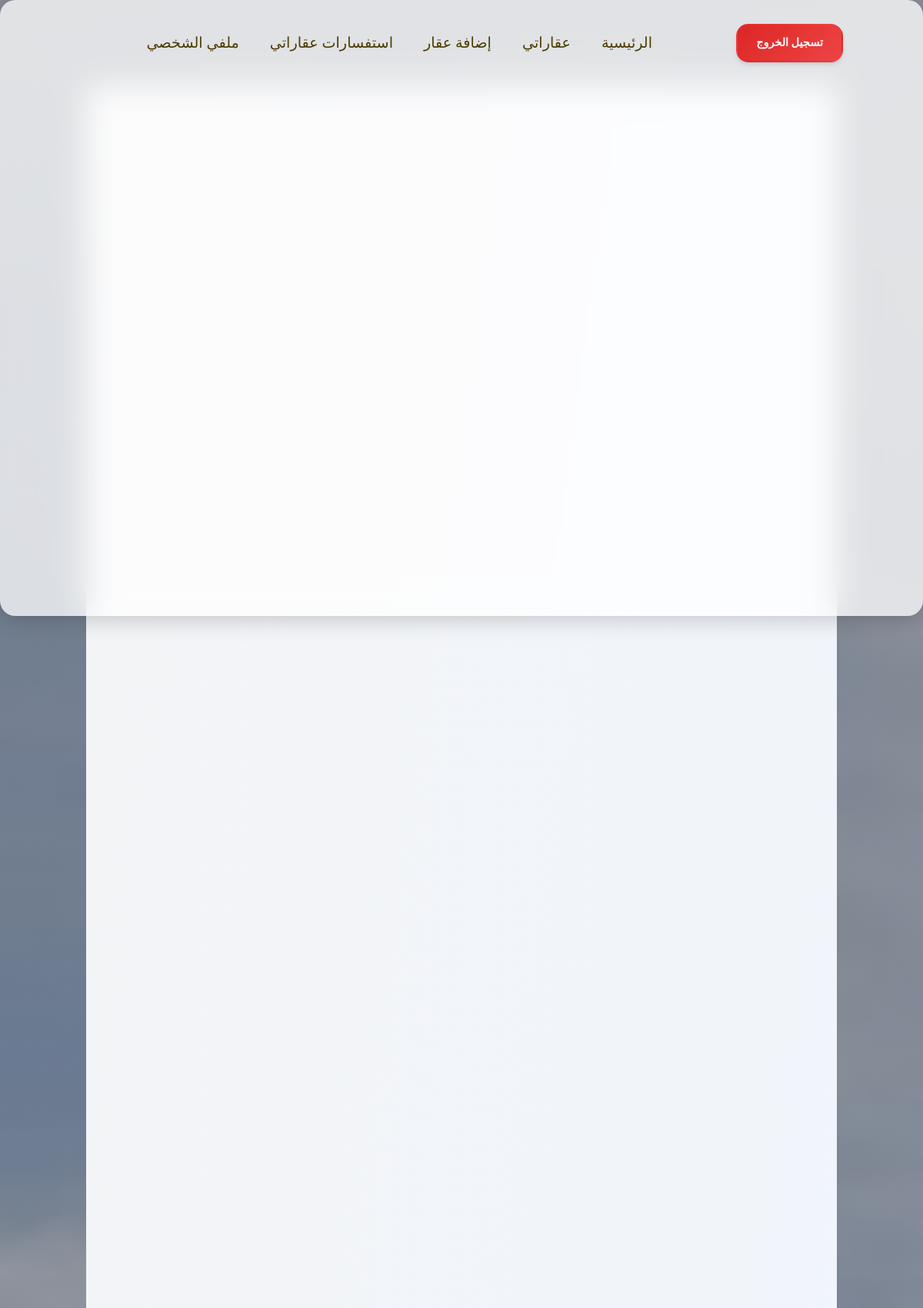
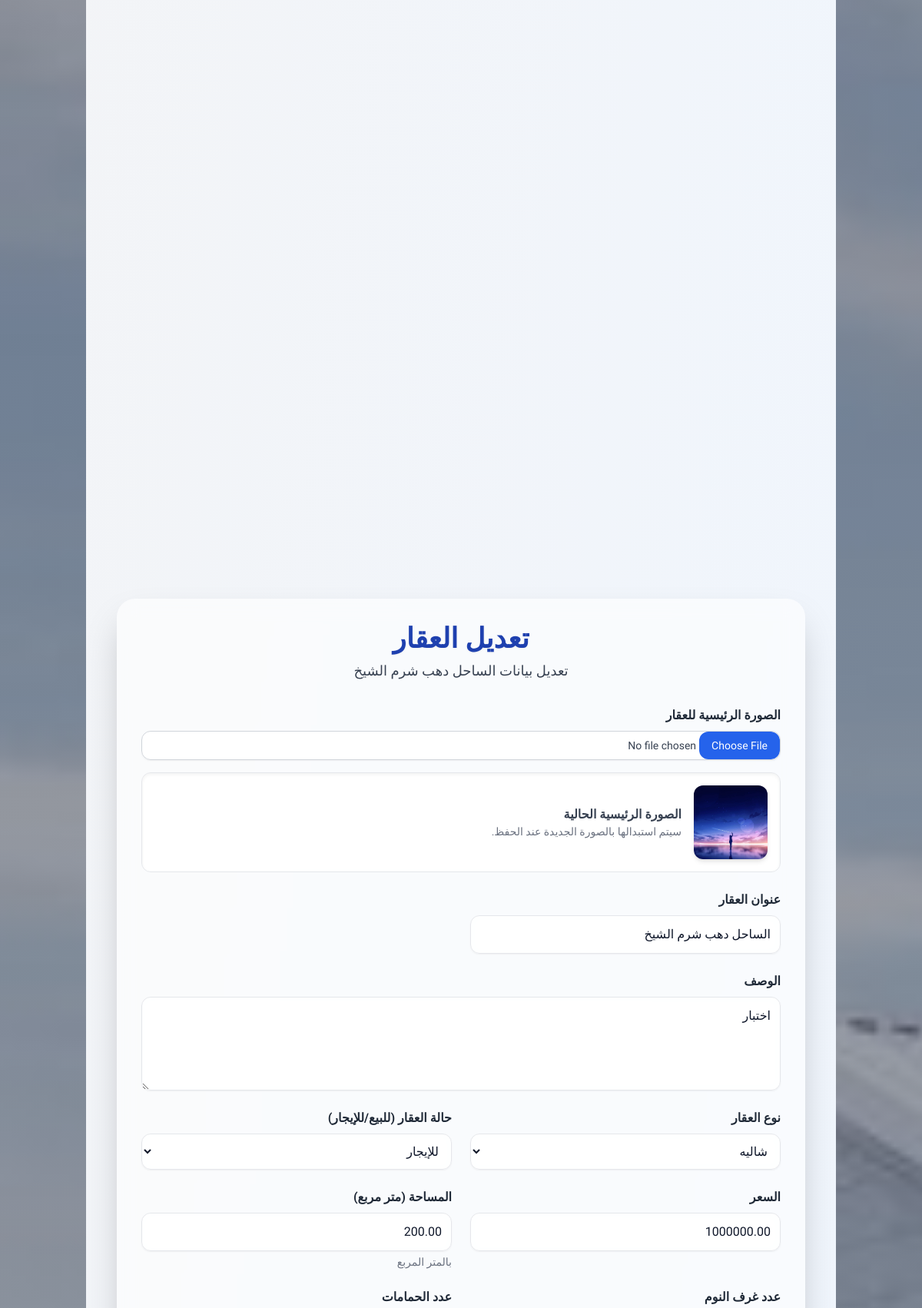
The app's page /update/chalet-for-rent--1000000-chalet-200m/ (signed in, upper part) with its own data (2 pictures, top to bottom).
### properties/models.py (models this page shows, shortened)
class Property(models.Model):
    PROPERTY_TYPES = (
        ('apartment', 'شقة'),
        ('villa', 'فيلا'),
        ('land', 'أرض'),
        ('commercial', 'محل/مكتب'),
        ('chalet', 'شاليه'),
        ('other', 'أخرى'),
    )
    PROPERTY_STATUS = (
        ('for_sale', 'للبيع'),
        ('for_rent', 'للإيجار'),
    )
    owner = models.ForeignKey(User, on_delete=models.CASCADE, related_name='properties_owned', verbose_name='المالك')
    title = models.CharField(max_length=200, verbose_name='عنوان العقار')
    description = models.TextField(verbose_name='الوصف')
    property_type = models.CharField(max_length=50, choices=PROPERTY_TYPES, verbose_name='نوع العقار')
    status = models.CharField(max_length=50, choices=PROPERTY_STATUS, verbose_name='الحالة')
    price = models.DecimalField(max_digits=12, decimal_places=2, verbose_name='السعر')
    area = models.DecimalField(max_digits=10, decimal_places=2, help_text='بالمتر المربع', verbose_name='المساحة')
    bedrooms = models.IntegerField(default=0, verbose_name='عدد غرف النوم')
    bathrooms = models.IntegerField(default=0, verbose_name='عدد الحمامات')
    location_address = models.CharField(max_length=255, verbose_name='العنوان بالتفصيل')
    city = models.CharField(max_length=100, verbose_name='المدينة')
    district = models.CharField(max_length=100, blank=True, null=True, verbose_name='الحي/المنطقة')
    latitude = models.DecimalField(max_digits=22, decimal_places=16, blank=True, null=True, verbose_name='خط العرض')
    longitude = models.DecimalField(max_digits=22, decimal_places=16, blank=True, null=True, verbose_name='خط الطول')
    published_date = models.DateTimeField(default=timezone.now, verbose_name='تاريخ النشر')
    updated_date = models.DateTimeField(auto_now=True, verbose_name='تاريخ التحديث')
    is_published = models.BooleanField(default=True, verbose_name='منشور')
    features = models.ManyToManyField('Feature', blank=True, related_name='properties', verbose_name='المميزات')
    slug = models.SlugField(unique=True, max_length=255, blank=True, verbose_name='الرابط المخصص')
    viewed_by = models.ManyToManyField(User, related_name='viewed_properties', blank=True, verbose_name='شاهده المستخدمون')
    class Meta:
        verbose_name = 'عقار'
        verbose_name_plural = 'عقارات'
        ordering = ['-published_date'] # ترتيب العقارات تنازلياً حسب تاريخ النشر

class PropertyImage(models.Model):
    property = models.ForeignKey(Property, on_delete=models.CASCADE, related_name='images', verbose_name='العقار')
    image = models.ImageField(upload_to='properties/%Y/%m/%d/', verbose_name='صورة') # هيتم رفع الصور في media/properties/السنة/الشهر/اليوم/
    is_main = models.BooleanField(default=False, verbose_name='الصورة الرئيسية') # لو في صورة رئيسية للعرض
    class Meta:
        verbose_name = 'صورة عقار'
        verbose_name_plural = 'صور عقارات'

### properties/views.py (the view, shortened to what this page needs)
# urls.py: path('update/<slug:slug>/', PropertyUpdateView.as_view(), name='update_property'),
class PropertyUpdateView(LoginRequiredMixin, UserPassesTestMixin, UpdateView):
    model = Property
    form_class = PropertyForm
    template_name = 'properties/property_form.html'
    success_url = reverse_lazy('properties:my_properties')
    def get_object(self, queryset=None):
        if 'slug' in self.kwargs:
            return get_object_or_404(Property, slug=self.kwargs['slug'])
        elif 'pk' in self.kwargs:
            return get_object_or_404(Property, pk=self.kwargs['pk'])
        else:
            return super().get_object(queryset)
    def test_func(self):
        property_obj = self.get_object()
        return self.request.user == property_obj.owner
    def get_context_data(self, **kwargs):
        context = super().get_context_data(**kwargs)
        context['main_image'] = self.object.images.filter(is_main=True).first()
        context['extra_images'] = self.object.images.filter(is_main=False)
        return context

### properties/models.py (called while the page is built)
    def __str__(self):
        return self.name

### properties/templates/properties/property_form.html (shortened to what this page needs)
{% extends 'base.html' %}
{% load static %}
{% block content %}
<div class="min-h-screen p-4 md:p-8 bg-gradient-to-br from-gray-100 to-blue-50 flex items-center justify-center">
    <div class="max-w-4xl mx-auto w-full p-8 bg-white/60 backdrop-blur-md rounded-3xl shadow-2xl my-8">
        <h1 class="text-4xl font-extrabold text-center text-blue-800 mb-2 drop-shadow-sm">
            {% if form.instance.pk %}تعديل العقار{% else %}أضف عقار جديد{% endif %}
        </h1>
        <p class="text-center text-gray-700 mb-8 text-lg">
            {% if form.instance.pk %}تعديل بيانات {{ form.instance.title }}{% else %}املأ البيانات التالية لإضافة عقار جديد لقائمتك.{% endif %}
        </p>
        <form method="post" enctype="multipart/form-data" novalidate>
            <div class="grid grid-cols-1 md:grid-cols-2 gap-6">
                <div class="md:col-span-2">
                    <label for="id_main_image" class="block text-gray-800 font-bold mb-2">الصورة الرئيسية للعقار</label>
                    <input type="file" name="{{ form.main_image.name }}" id="id_main_image" class="file:rounded-xl file:py-2 file:px-4 file:border-0 file:bg-blue-600 file:text-white hover:file:bg-blue-700 file:transition-colors file:duration-300 block w-full text-sm text-gray-700 bg-white/70 backdrop-blur-sm rounded-xl border border-gray-300 cursor-pointer shadow-sm focus:outline-none focus:ring-2 focus:ring-blue-500" accept="image/*">
                    {% if form.instance.pk and main_image %}
                        <div class="mt-4 flex items-center gap-4 p-4 bg-white/70 backdrop-blur-sm rounded-xl shadow-inner border border-gray-200">
                            <img src="{{ main_image.image.url }}" alt="الصورة الرئيسية الحالية" class="w-24 h-24 object-cover rounded-xl shadow-md">
                            <div>
                                <p class="text-md font-semibold text-gray-700">الصورة الرئيسية الحالية</p>
                                <p class="text-sm text-gray-500">سيتم استبدالها بالصورة الجديدة عند الحفظ.</p>
                            </div>
                        </div>
                    {% endif %}
                </div>
                {% for field in form %}
                    {% if field.name != 'main_image' and field.name != 'images' and field.name != 'new_features' and field.name != 'features' and field.name != 'latitude' and field.name != 'longitude' %}
                        <div class="form-group {% if field.name == 'description' or field.name == 'location_address' %}md:col-span-2{% endif %}">
                            <label for="{{ field.id_for_label }}" class="block text-gray-800 font-bold mb-2">{{ field.label }}</label>
                            {{ field }}
                            {% if field.help_text %}<p class="text-sm text-gray-500 mt-1">{{ field.help_text }}</p>{% endif %}
                        </div>
                    {% endif %}
                {% endfor %}
            </div>
        </form>
    </div>
</div>
{% endblock %}

### static/css/style.css (style rules this page uses)
:root { --primary-color: #1e40af; --primary-hover: #1d4ed8; --secondary-color: #0f172a; --accent-color: #f59e0b; --success-color: #059669; --danger-color: #dc2626; --warning-color: #d97706; --info-color: #0ea5e9; --white: #ffffff; --gray-50: #f8fafc; --gray-100: #f1f5f9; --gray-200: #e2e8f0; --gray-300: #cbd5e1; --gray-400: #94a3b8; --gray-500: #64748b; --gray-600: #475569; --gray-700: #334155; --gray-800: #1e293b; --gray-900: #0f172a; --gradient-primary: linear-gradient(135deg, #1e40af 0%, #3b82f6 100%); --gradient-secondary: linear-gradient(135deg, #0f172a 0%, #334155 100%); --gradient-overlay: linear-gradient(135deg, rgba(127, 143, 218, 0.381) 0%, rgba(15, 23, 42, 0.545) 100%); --shadow-sm: 0 1px 2px 0 rgb(0 0 0 / 0.05); --shadow-md: 0 4px 6px -1px rgba(0, 0, 0, 0.1), 0 2px 4px -2px rgb(0 0 0 / 0.1); --shadow-lg: 0 10px 15px -3px rgb(0 0 0 / 0.1), 0 4px 6px -4px rgb(0 0 0 / 0.1); --shadow-xl: 0 20px 25px -5px rgb(0 0 0 / 0.1), 0 8px 10px -6px rgb(0 0 0 / 0.1); --transition-fast: 150ms ease-in-out; --transition-normal: 300ms ease-in-out; --transition-slow: 500ms ease-in-out; --radius-sm: 0.375rem; --radius-md: 0.5rem; --radius-lg: 0.75rem; --radius-xl: 1rem; --radius-2xl: 1.5rem; --spacing-xs: 0.5rem; --spacing-sm: 1rem; --spacing-md: 1.5rem; --spacing-lg: 2rem; --spacing-xl: 3rem; --spacing-2xl: 4rem; }
* { margin: 0; padding: 0; box-sizing: border-box; }
html { scroll-behavior: smooth; }
body { font-family: 'Cairo', 'Tajawal', sans-serif; line-height: 1.6; color: var(--gray-800); background-image: linear-gradient(135deg, #0f172a75 0%, #3341557d 100%), url('../img/bg3.jpg')!important; background-size: cover !important; background-attachment: fixed !important; background-position: center; direction: rtl; text-align: right; overflow-x: hidden; }

### static/css/property_list.css (style rules this page uses)
:root { --primary-color: #3b82f6; --primary-dark: #1d4ed8; --primary-light: #60a5fa; --secondary-color: #64748b; --accent-color: #f59e0b; --success-color: #10b981; --danger-color: #ef4444; --warning-color: #f59e0b; --info-color: #06b6d4; --text-primary: #0f172a; --text-secondary: #475569; --text-muted: #94a3b8; --text-light: #cbd5e1; --bg-primary: #ffffff; --bg-secondary: #f8fafc; --bg-tertiary: #f1f5f9; --bg-card: #ffffff; --bg-dark: #0f172a; --bg-gradient: linear-gradient(135deg, #e1dee8 0%, #6bbee5 100%); --border-color: #e2e8f0; --border-light: #f1f5f9; --border-dark: #cbd5e1; --shadow-sm: 0 1px 3px 0 rgb(0 0 0 / 0.1), 0 1px 2px -1px rgb(0 0 0 / 0.1); --shadow-md: 0 4px 6px -1px rgb(0 0 0 / 0.1), 0 2px 4px -2px rgb(0 0 0 / 0.1); --shadow-lg: 0 10px 15px -3px rgb(0 0 0 / 0.1), 0 4px 6px -4px rgb(0 0 0 / 0.1); --shadow-xl: 0 20px 25px -5px rgb(0 0 0 / 0.1), 0 8px 10px -6px rgb(0 0 0 / 0.1); --shadow-2xl: 0 25px 50px -12px rgb(0 0 0 / 0.25); --radius-sm: 0.5rem; --radius-md: 0.75rem; --radius-lg: 1rem; --radius-xl: 1.5rem; --radius-2xl: 2rem; --transition: all 0.3s cubic-bezier(0.4, 0, 0.2, 1); --transition-fast: all 0.15s cubic-bezier(0.4, 0, 0.2, 1); --transition-slow: all 0.5s cubic-bezier(0.4, 0, 0.2, 1); --container-max: 1400px; --header-height: 80px; }
* { box-sizing: border-box; }
body { font-family: 'Cairo', -apple-system, BlinkMacSystemFont, 'Segoe UI', Roboto, sans-serif; line-height: 1.6; color: var(--text-primary); background: var(--bg-secondary); min-height: 100vh; margin: 0; padding: 0; }
html { scroll-behavior: smooth; }

### users/static/users/css/log.css (style rules this page uses)
* { margin: 0; padding: 0; box-sizing: border-box; }
.container > * { flex-shrink: 0; }

### properties/templates/properties/property_form.html (style rules this page uses)
.form-group input:not([type="checkbox"]), .form-group textarea, .form-group select { width: 100%; padding: 0.75rem; border: 1px solid #e5e7eb; border-radius: 0.75rem; box-shadow: 0 1px 2px 0 rgba(0, 0, 0, 0.05); transition: all 0.2s; background-color: rgba(255, 255, 255, 0.7); backdrop-filter: blur(8px); }
textarea { resize: vertical; }

### records on screen
Property: instance "الساحل دهب شرم الشيخ", form "الساحل دهب شرم الشيخ" "اختبار" "شاليه" "للإيجار" "1000000.00" "200.00"
PropertyImage: image (picture)

### other values on screen
{{ field.label }} "عنوان العقار" "الوصف" "نوع العقار" "حالة العقار (للبيع/للإيجار)" "السعر" "المساحة (متر مربع)" "عدد غرف النوم" "عدد الحمامات"
{{ field.help_text }} "بالمتر المربع"
